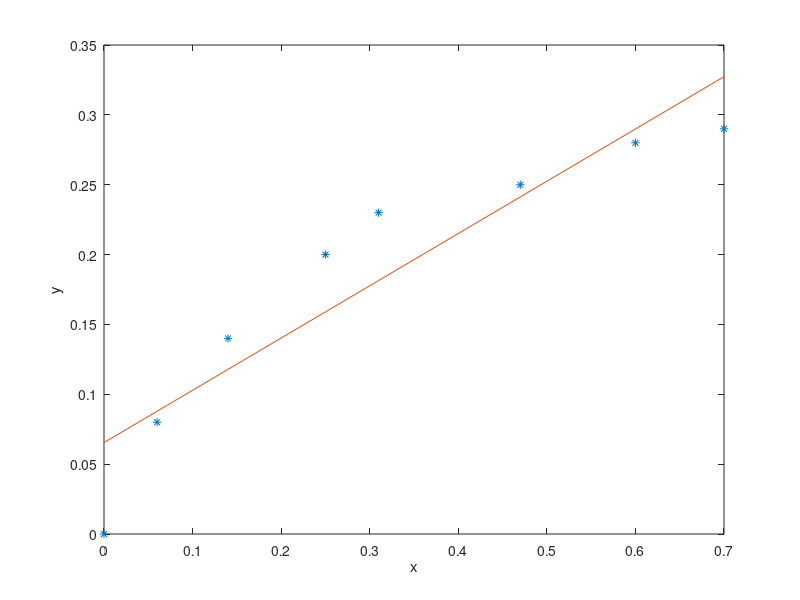

This figure's MATLAB source:
function lsfitbystraightline

x = [0 0.06 0.14 0.25 0.31 0.47 0.6 0.7]';    %for ease of computation we write x as a column vector
y = [0 0.08 0.14 0.2 0.23 0.25 0.28 0.29]';     % same for y

A = [ones(size(x)) x];  % we write the vandermonde matrix for a
yfit = A * ((A' * A)\(A' * y)); %the matrix yfit is therefore the solution to the equation A'Ax = A'y

plot(x,y,'*',x,yfit);   % we plot the matrix
xlabel('x');
ylabel('y');

% for part 2 of the question we do the following

[Q,R] = qr(A);

% then for the computing part we do

cd = Q' * y;

% then for solving part we do

x = R(1:2,:)\cd(1:2)

end

